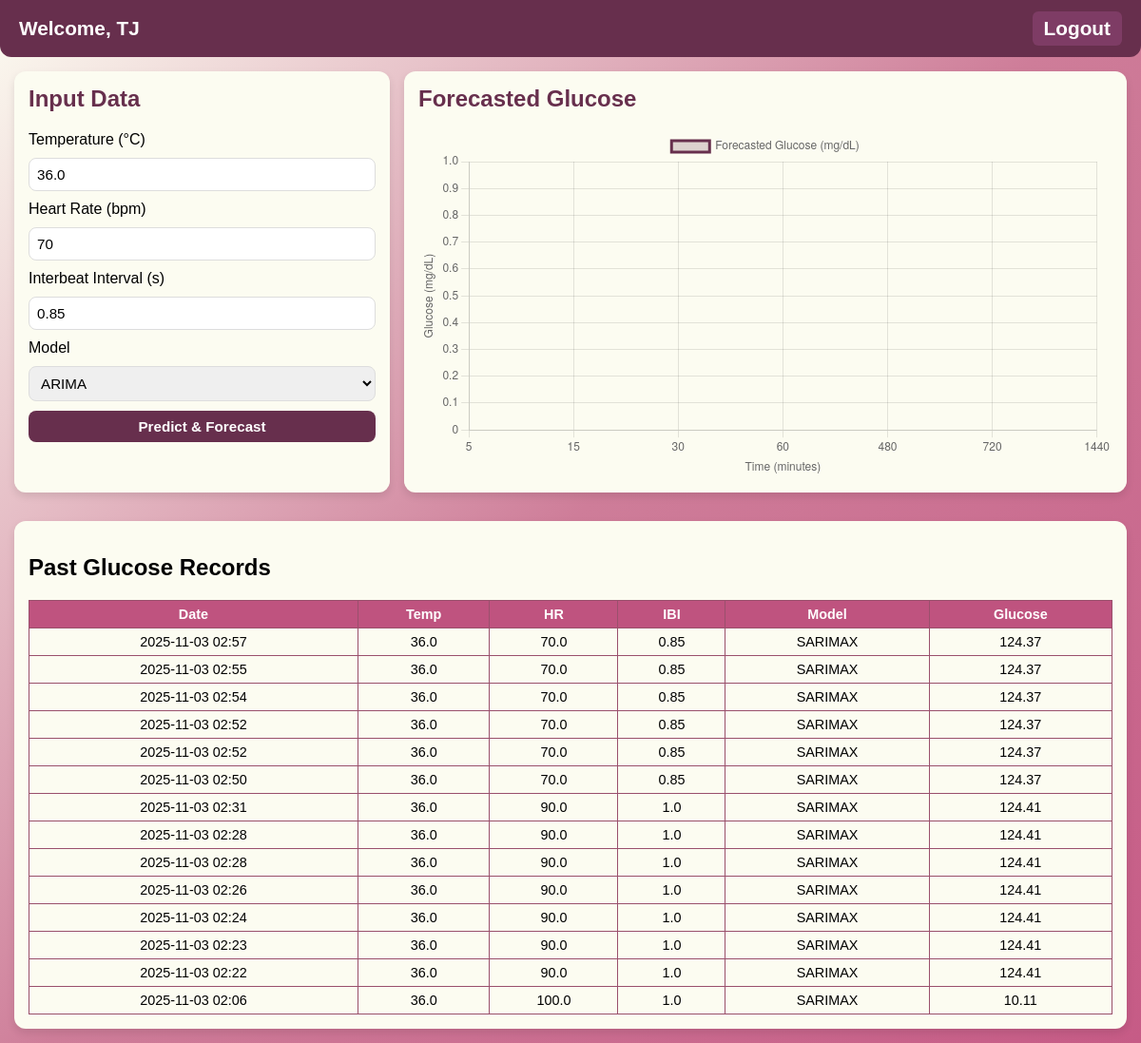
The app's page /dashboard/ (signed in) with its own data.
### users/models.py (models this page shows, shortened)
class GlucoseRecord(models.Model):
    user = models.ForeignKey(User, on_delete=models.CASCADE)
    temperature = models.FloatField()
    heart_rate = models.FloatField()
    interbeat_interval = models.FloatField()
    chosen_model = models.CharField(max_length=20)
    predicted_glucose = models.FloatField()
    recorded_at = models.DateTimeField(auto_now_add=True)

### users/views.py (the view, shortened to what this page needs)
# urls.py: path('dashboard/', views.dashboard, name='dashboard'),
@login_required
def dashboard(request):
    error = None
    forecasted_values = []
    horizons = [5, 15, 30, 60, 480, 720, 1440]  # minutes
    selected_model = None
    past_records = GlucoseRecord.objects.filter(user=request.user).order_by('-recorded_at')[:20]
    context = {
        "forecasted_values": forecasted_values,
        "horizons": horizons,
        "past_records": past_records,
        "error": error,
        "selected_model": selected_model
    }
    if request.user.is_superuser:
        users = User.objects.all()
        records = GlucoseRecord.objects.select_related('user').order_by('-recorded_at')
        context.update({"users": users, "records": records})
        return render(request, "users/admin_dashboard.html", context)
    return render(request, "users/user_dashboard.html", context)

### users/templates/users/user_dashboard.html (shortened to what this page needs)
{% load static %}
<!DOCTYPE html>
<html lang="en">
<head>
</head>
<body>
<header class="dashboard-header">
    <div>Welcome, {{ request.user.username }}</div>
    <a href="{% url 'logout' %}" class="logout-btn">Logout</a>
</header>
<main>
    <div class="input-panel">
        <h2>Input Data</h2>
        <form method="post">
            <label>Temperature (°C)</label>
            <input type="number" step="0.1" name="temperature" value="36.0" required>
            <label>Heart Rate (bpm)</label>
            <input type="number" name="heart_rate" value="70" required>
            <label>Interbeat Interval (s)</label>
            <input type="number" step="0.01" name="interbeat_interval" value="0.85" required>
            <label>Model</label>
            <select name="model_choice">
                <option value="ARIMA" {% if selected_model == 'ARIMA' %}selected{% endif %}>ARIMA</option>
            </select>
            <button type="submit">Predict & Forecast</button>
        </form>
    </div>
    <div class="forecast-panel">
        <h2>Forecasted Glucose</h2>
        <canvas id="forecastChart" class="forecast-graph"></canvas>
    </div>
</main>
<div class="bottom-panel">
    <h2>Past Glucose Records</h2>
    <table>
        <thead>
            <tr>
                <th>Date</th>
                <th>Temp</th>
                <th>HR</th>
                <th>IBI</th>
                <th>Model</th>
                <th>Glucose</th>
            </tr>
        </thead>
        <tbody>
            {% for record in past_records %}
            <tr>
                <td>{{ record.recorded_at|date:"Y-m-d H:i" }}</td>
                <td>{{ record.temperature }}</td>
                <td>{{ record.heart_rate }}</td>
                <td>{{ record.interbeat_interval }}</td>
                <td>{{ record.chosen_model }}</td>
                <td>{{ record.predicted_glucose|floatformat:2 }}</td>
            </tr>
            {% empty %}
            <tr>
                <td colspan="6">No records yet.</td>
            </tr>
            {% endfor %}
        </tbody>
    </table>
</div>
<script>
    const ctx = document.getElementById('forecastChart').getContext('2d');
    const forecastData = {
        labels: {{ horizons|safe }},
        datasets: [{
            label: 'Forecasted Glucose (mg/dL)',
            data: {{ forecasted_values|safe }},
            borderColor: '#672f4d',          // deep-magenta line
            backgroundColor: 'rgba(103, 47, 77, 0.2)', // transparent fill
            fill: true,
            tension: 0.3,
            pointRadius: 4,
            pointBackgroundColor: '#7e3c65' // magenta points
        }]
    };
    const config = {
        type: 'line',
        data: forecastData,
        options: {
            responsive: true,
            plugins: { legend: { display: true } },
            scales: {
                x: { title: { display: true, text: 'Time (minutes)' } },
                y: { title: { display: true, text: 'Glucose (mg/dL)' }, beginAtZero: false }
            }
        }
    };
    new Chart(ctx, config);
</script>
</body>
</html>

### users/templates/users/user_dashboard.html (style rules this page uses)
:root { --light-yellow: #fcfcf1; --pink: #ce7d99; --medium-pink: #c65b86; --hot-pink: #bf537f; --ash-pink: #b4758d; --gray-pink: #9a506c; --magenta: #7e3c65; --dark-magenta: #6b2752; --deep-magenta: #672f4d; }
body { font-family: 'Helvetica', sans-serif; margin: 0; padding: 0; background: linear-gradient(135deg, var(--light-yellow), var(--pink), var(--medium-pink)); }
header.dashboard-header { background-color: var(--deep-magenta); color: white; display: flex; justify-content: space-between; align-items: center; padding: 12px 20px; font-size: 1.3rem; font-weight: bold; border-radius: 0 0 12px 12px; }
header.dashboard-header .logout-btn { background-color: var(--magenta); padding: 6px 12px; border-radius: 6px; color: white; text-decoration: none; font-weight: bold; transition: background 0.3s; }
main { display: flex; padding: 15px; gap: 15px; }
.input-panel, .forecast-panel { background: var(--light-yellow); border-radius: 12px; box-shadow: 0 4px 8px rgba(0,0,0,0.1); padding: 15px; }
.input-panel { flex: 1; }
.forecast-panel { flex: 2; }
.input-panel h2, .forecast-panel h2 { color: var(--deep-magenta); margin-top: 0; }
.input-panel form { display: flex; flex-direction: column; gap: 10px; }
.input-panel input, .input-panel select, .input-panel button { padding: 8px; font-size: 0.95rem; border-radius: 8px; border: 1px solid #ddd; }
.input-panel button { background-color: var(--deep-magenta); color: white; font-weight: bold; border: none; cursor: pointer; transition: background 0.3s; }
.forecast-graph { width: 100%; height: 300px; }
.bottom-panel { margin: 15px; background: var(--light-yellow); padding: 15px; border-radius: 12px; box-shadow: 0 4px 8px rgba(0,0,0,0.1); }
.bottom-panel table { width: 100%; border-collapse: collapse; font-size: 0.9rem; }
.bottom-panel th, .bottom-panel td { padding: 6px; text-align: center; border: 1px solid var(--gray-pink); }
.bottom-panel th { background-color: var(--hot-pink); color: white; }

### records on screen
GlucoseRecord: recorded_at "2025-11-03 02:57", temperature "36.0", heart_rate "70.0", interbeat_interval "0.85", chosen_model "SARIMAX", predicted_glucose "124.37"
GlucoseRecord: recorded_at "2025-11-03 02:55", temperature "36.0", heart_rate "70.0", interbeat_interval "0.85", chosen_model "SARIMAX", predicted_glucose "124.37"
GlucoseRecord: recorded_at "2025-11-03 02:54", temperature "36.0", heart_rate "70.0", interbeat_interval "0.85", chosen_model "SARIMAX", predicted_glucose "124.37"
GlucoseRecord: recorded_at "2025-11-03 02:52", temperature "36.0", heart_rate "70.0", interbeat_interval "0.85", chosen_model "SARIMAX", predicted_glucose "124.37"
GlucoseRecord: recorded_at "2025-11-03 02:52", temperature "36.0", heart_rate "70.0", interbeat_interval "0.85", chosen_model "SARIMAX", predicted_glucose "124.37"
GlucoseRecord: recorded_at "2025-11-03 02:50", temperature "36.0", heart_rate "70.0", interbeat_interval "0.85", chosen_model "SARIMAX", predicted_glucose "124.37"
GlucoseRecord: recorded_at "2025-11-03 02:31", temperature "36.0", heart_rate "90.0", interbeat_interval "1.0", chosen_model "SARIMAX", predicted_glucose "124.41"
GlucoseRecord: recorded_at "2025-11-03 02:28", temperature "36.0", heart_rate "90.0", interbeat_interval "1.0", chosen_model "SARIMAX", predicted_glucose "124.41"
GlucoseRecord: recorded_at "2025-11-03 02:28", temperature "36.0", heart_rate "90.0", interbeat_interval "1.0", chosen_model "SARIMAX", predicted_glucose "124.41"
GlucoseRecord: recorded_at "2025-11-03 02:26", temperature "36.0", heart_rate "90.0", interbeat_interval "1.0", chosen_model "SARIMAX", predicted_glucose "124.41"
GlucoseRecord: recorded_at "2025-11-03 02:24", temperature "36.0", heart_rate "90.0", interbeat_interval "1.0", chosen_model "SARIMAX", predicted_glucose "124.41"
GlucoseRecord: recorded_at "2025-11-03 02:23", temperature "36.0", heart_rate "90.0", interbeat_interval "1.0", chosen_model "SARIMAX", predicted_glucose "124.41"
GlucoseRecord: recorded_at "2025-11-03 02:22", temperature "36.0", heart_rate "90.0", interbeat_interval "1.0", chosen_model "SARIMAX", predicted_glucose "124.41"
GlucoseRecord: recorded_at "2025-11-03 02:06", temperature "36.0", heart_rate "100.0", interbeat_interval "1.0", chosen_model "SARIMAX", predicted_glucose "10.11"

### other values on screen
{{ request.user.username }} "TJ"
chart data {{ horizons|safe }} [5, 15, 30, 60, 480, 720, 1440]
